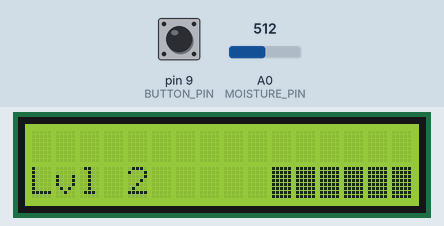
Bench run of a sketch on a simulated Arduino Uno, built with avr-gcc and run on an emulated ATmega328P. On the bench: 16×2 character LCD. The test bench sets the inputs (shaded band); at power-on: A0 (MOISTURE_PIN) = 512, pin 9 (BUTTON_PIN) HIGH. Storage starts empty; what the sketch prints to the serial monitor is not drawn.

Above: at 1.2 s.
1.3 s: A0 (MOISTURE_PIN) set to 660
At 2.13 s:
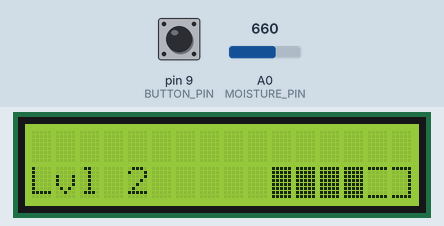
3.7 s: A0 (MOISTURE_PIN) set to 640
At 4.38 s:
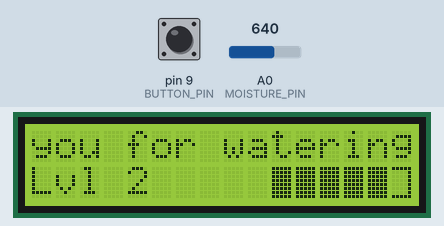
6.0 s: A0 (MOISTURE_PIN) set to 716
At 6.38 s:
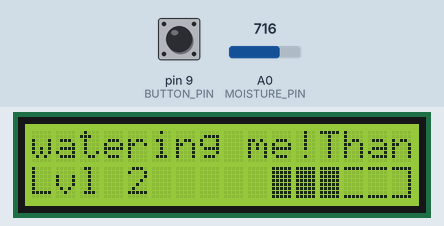
8.2 s: A0 (MOISTURE_PIN) set to 760
At 9.89 s:
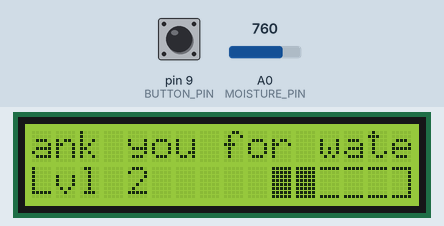
10.5 s: A0 (MOISTURE_PIN) set to 740
At 11.89 s:
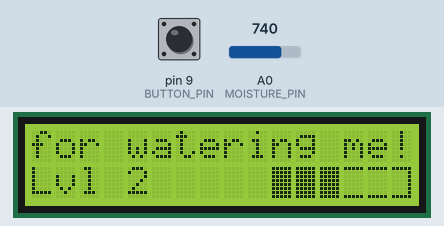
13.0 s: A0 (MOISTURE_PIN) set to 900
At 13.89 s:
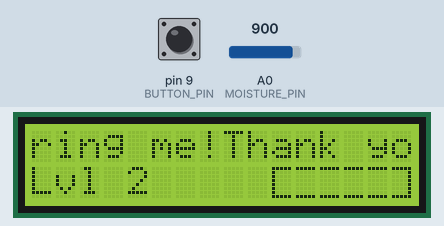

Measured:
- after the input at 1.3 s, the display: first differs from a run without the input after 0.72 s (image 1)
- after the input at 3.7 s, the display: first differs from a run without the input after 0.32 s (image 2 shows a later state)
- after the input at 6.0 s, the display: first changes at once (image 3 shows a later state)
- after the input at 8.2 s, the display: first differs from a run without the input after 0.82 s (image 4 shows a later state)
- after the input at 10.5 s, the display: first differs from a run without the input after 0.52 s (image 5 shows a later state)
- after the input at 13.0 s, the display: first changes at once (image 6 shows a later state)

The sketch:

Tamaplantchi.ino
```cpp
#include "Plant.h"
#include "LCD.h"
#include "MoistureSensor.h"
#include "Button.h"
#include "SDCard.h"

// Defining the pins
const uint8_t rs = 4, enable = 6, d0 = 10, d1 = 11, d2 = 12, d3 = 13;
#define MOISTURE_PIN A0
#define HAPPINESS_THRESHOLD 100
#define BUTTON_PIN 9
#define SDCARD_PIN 8

// Call constructors
Button button(BUTTON_PIN);
MoistureSensor moistureSensor(MOISTURE_PIN);
Plant plant(moistureSensor);
LCD lcd(rs, enable, d0, d1, d2, d3, button);
SDCard sdCard(SDCARD_PIN);

void setup() {
  lcd.begin(16, 2);  // set up the LCD's number of columns and rows:
  // Create the custom character at location 0
  pinMode(MOISTURE_PIN, INPUT);
  pinMode(BUTTON_PIN, INPUT_PULLUP);
  Serial.begin(9600);
  sdCard.begin();
  sdCard.writeFile("/test.txt", "Hello, world!");
}

void loop() {
  unsigned long currentTime = millis();
  if(button.checkPress(currentTime)){
    Serial.println("Button pressed");
  }
  lcd.updateDisplay(moistureSensor.getMoistureLevel(currentTime), plant.say(THANKS), plant.getLevel(), currentTime);
  // String content = sdCard.readFile("/test.txt"); // Read from file
  // Serial.println(content);
}
```

Button.cpp
```cpp
#include "Button.h"
Button::Button(int pin)
  : _pin(pin) {
    _state = false;
    _lastUpdate = 0;
    _currentTime = 0;
  }
void Button::press(){
  _state = !_state;
}
bool Button::isPressed(){
  return _state;
}
bool Button::checkPress(unsigned long currentTime){
  // Logic, with millis(), to check whether button is pressed.
  _currentTime = currentTime;
  if(_currentTime - _lastUpdate > 200 || _currentTime < _lastUpdate){
    _lastUpdate = _currentTime;
    if(digitalRead(_pin) == LOW){
      press();
      return true;
    }
  }
  return false;
}
```

Button.h
```cpp
#ifndef BUTTON_H
#define BUTTON_H

#include <Arduino.h>
class Button{
  public:
    Button(int pin);
    void press();
    bool isPressed();
    bool checkPress(unsigned long currentTime);
  private:
    int _pin;
    bool _state;
    unsigned long _lastUpdate;
    unsigned long _currentTime;
};

#endif // BUTTON_H
```

GestureInteraction.cpp
```cpp

```

Interaction.cpp
```cpp

```

MoistureSensor.cpp
```cpp
#include "MoistureSensor.h"

MoistureSensor::MoistureSensor(int sensorPin)
  : _sensorPin(sensorPin){
    _moisture = 0;
    _lastUpdate = 0;
    _currentTime = 0;
  }

int MoistureSensor::readMoisture(){
  return analogRead(_sensorPin);
}

int MoistureSensor::getMoistureLevel(unsigned long currentTime){
  _currentTime = currentTime;

  if(_currentTime - _lastUpdate > 1000 || _currentTime < _lastUpdate){
    _moisture = readMoisture();
    _lastUpdate = _currentTime;
    Serial.println(_moisture);
    if(_moisture > 850){
      _moisture = 0;
    } else if (_moisture > 800){
        _moisture = 1;
    } else if (_moisture > 750){
        _moisture = 2;
    } else if (_moisture > 700){
        _moisture = 3;
    } else if (_moisture > 650){
        _moisture = 4;
    } else if (_moisture > 600){
        _moisture = 5;
    } else {
        _moisture = 6;
    }
  }
  return _moisture;
}
```

MoistureSensor.h
```cpp
#ifndef MOISTURESENSOR_H
#define MOISTURESENSOR_H

#include <Arduino.h>
class MoistureSensor {
  private:
    int _sensorPin;
    int _moisture;
    unsigned long _lastUpdate;
    unsigned long _currentTime;
    int readMoisture();

  public:
    MoistureSensor(int pin);
    int getMoistureLevel(unsigned long currentTime);
};

#endif // MOISTURESENSOR_H
```

Plant.cpp
```cpp
#include "Plant.h"

const char* Plant::_messages[] = {
    "Hello!",
    "Goodbye!",
    "Thank you for watering me!",
    "I just leveled up to level %LEVEL%!"
    // Add more messages as needed
};

Plant::Plant(MoistureSensor& moistureSensor)
  : _moistureSensor(moistureSensor) {
  _level = 2;
  _happiness = 0;
  _lastInteraction = millis();
  _timeSinceWatering = 0;
}

void Plant::updateHappiness(){

}
void Plant::levelUp() {
  _level++;
}

void Plant::checkInteraction(int gesture) {

}

int Plant::getLevel() {
  return _level;
}

int Plant::getHappiness() {
  return _happiness;
}

String Plant::say(MessageType type) const {
  if (type >= 0 && type < NUM_MESSAGES) {
        String message = _messages[type];
        // If variables needs to be changed in the message, it is done here
        message.replace("%LEVEL%", String(_level));
        return message;
    } else {
        return "Message not found.";
    }
}

unsigned long Plant::getTimeSinceWatering() {
  return _timeSinceWatering;
}
void Plant::setTimeSinceWatering(unsigned long timeSinceWatering) {
  _timeSinceWatering = timeSinceWatering;
}
String Plant::getMessage() {
  return _message;
}
void Plant::setMessage(String message) {
  _message = message;
}
```

Plant.h
```cpp
#ifndef _PLANT_h
#define _PLANT_h
#include <Arduino.h>
#include "MoistureSensor.h"

enum MessageType {
  HELLO,
  GOODBYE,
  THANKS,
  LEVELUP,
  NUM_MESSAGES
};

class Plant {
public:
  Plant(MoistureSensor& moistureSensor);
  void updateHappiness();
  void levelUp();
  void checkInteraction(int gesture);
  int getLevel();
  int getHappiness();
  String getMessage();
  String say(MessageType type) const;
  unsigned long getTimeSinceWatering();
  void setTimeSinceWatering(unsigned long timeSinceWatering);
  void setMessage(String message);
  void updateLastWatering();
  int parseLastWatering();
  unsigned long getLastWatering();

private:
  MoistureSensor _moistureSensor;
  int _level;
  int _happiness;
  int _happinessThreshold;
  unsigned long _lastWatering;
  unsigned long _lastInteraction;
  unsigned long _timeSinceWatering;
  String _message;
  static const char* _messages[];
};

#endif
```

SDCard.cpp
```cpp
#include "SDCard.h"

SDCard::SDCard(int csPin) : _csPin(csPin) {}

void SDCard::begin() {
  if (!SD.begin(_csPin)) {
    Serial.println("Card initialization failed!");
    return;
  }
  Serial.println("SD Card Initialized");
}

void SDCard::writeFile(const char* path, const char* message) {
  File file = SD.open(path, FILE_WRITE);
  if (!file) {
    Serial.println("Failed to open file for writing");
    return;
  }
  if (file.print(message)) {
    Serial.println("File written");
  } else {
    Serial.println("Write failed");
  }
  file.close();
}

String SDCard::readFile(const char* path) {
  File file = SD.open(path);
  if (!file || file.isDirectory()) {
    Serial.println("Failed to open file for reading");
    return String();
  }
  String fileContent;
  while (file.available()) {
    fileContent += char(file.read());
  }
  file.close();
  return fileContent;
}
```

SDCard.h
```cpp
#ifndef SDCard_h
#define SDCard_h

#include <Arduino.h>
#include <SD.h>

class SDCard {
  public:
    SDCard(int csPin);
    void begin();
    void writeFile(const char* path, const char* message);
    String readFile(const char* path);
  private:
    int _csPin;
};

#endif
```

LCD.cpp
```cpp
#include "LCD.h"
#include "Button.h"
LCD::LCD(uint8_t rs, uint8_t enable, uint8_t d0, uint8_t d1, uint8_t d2, uint8_t d3, Button& button)
  : LiquidCrystal(rs, enable, d0, d1, d2, d3), _button(button) {
  createCustomCharacters();
//   Set the max length of the progress bar
  _maxProgress = 6;
  _lastUpdate = 0;
  // Scrolling variables
  _lastScrollTime = 0;
  _scrollPosition = _lcdColumns;
  _currentTime = millis();
}

void LCD::updateDisplay(int progress, String message, int level, unsigned long currentTime){
  _currentTime = currentTime;
  if(_currentTime - _lastUpdate > 1000 || _currentTime < _lastUpdate){
    _lastUpdate = _currentTime;
    // TODO, change this clear to only clear the button row
    clear();
    setProgressBar(progress);
    setLevel(level);
    if(message.length() <= 15){
      setMessage(message);
    }
  }
  if(message.length() > 15){
    setMessage(message);
  }
}

void LCD::createCustomCharacters() {
  createChar(0, box);
  createChar(1, verticalBorder);
  createChar(2, endBorder);
  createChar(3, startBorder);
}

void LCD::displayCustomCharacters() {
  //TODO Implement custom display logic here
}

void LCD::setProgressBar(int progress) {
  setCursor(10, 1);
  if (progress < 0 or progress > _maxProgress) {
    return;
  } else if (progress == 0) {
      write((byte)3);
      for (int i = 0; i < _maxProgress - 2; i++) {
        write((byte)1);
    }
    write((byte)2);
  } else if (progress == _maxProgress) {
      for (int i = 0; i < progress; i++) {
        write((byte)0);
      }
  } else {
      for (int i = 0; i < progress; i++) {
        write((byte)0);
      }
    for (int i = 0; i < _maxProgress - progress - 1; i++) {
      write((byte)1);
    }
    write((byte)2);
  }
}
void LCD::setLevel(int level){
  setCursor(0,1);
  print("Lvl");
  setCursor(4, 1);
  print(level);
  //TODO Add a arrow up or down to indicate if lvl is increasing or decreasing
}
void LCD::setMessage(String message){
  if(message.length() < _lcdColumns){
    setCursor(0,0);
    print(message);
  } else{
      if (_currentTime - _lastScrollTime >= _scrollSpeed) { // scroll every 200ms
        _lastScrollTime = _currentTime;

        for (int i = 0; i < _lcdColumns; i++) {
          int charIndex = (_scrollPosition + i) % message.length();
          setCursor(i, 0);
          print(message.charAt(charIndex));
        }
        _scrollPosition++;
        if (_scrollPosition >= message.length()) {
          _scrollPosition = 0;
        }
      }
    }
}

void LCD::setButton(Button button){
  _button = button;
}

byte box[8] = {
  B11111,
  B11111,
  B11111,
  B11111,
  B11111,
  B11111,
  B11111,
  B11111
};

byte verticalBorder[8] = {
  0b11111,
  0b00000,
  0b00000,
  0b00000,
  0b00000,
  0b00000,
  0b00000,
  0b11111
};

byte endBorder[8] = {
  0b11111,
  0b00001,
  0b00001,
  0b00001,
  0b00001,
  0b00001,
  0b00001,
  0b11111
};

byte startBorder[8] = {
  0b11111,
  0b10000,
  0b10000,
  0b10000,
  0b10000,
  0b10000,
  0b10000,
  0b11111
};
```

LCD.h
```cpp
#ifndef _LCD_h
#define _LCD_h

#include <Arduino.h>
#include <LiquidCrystal.h>
#include "Button.h"

class LCD : public LiquidCrystal {
public:
  LCD(uint8_t rs, uint8_t enable, uint8_t d0, uint8_t d1, uint8_t d2, uint8_t d3, Button& button);
  void displayCustomCharacters();
  void updateDisplay(int progress, String message, int level, unsigned long currentTime);
  void setButton(Button button);
  Button getButton();

private:
  void createCustomCharacters();
  void setProgressBar(int progress);
  void setLevel(int level);
  void setMessage(String message);
  int _maxProgress;
  unsigned long _currentTime;
  unsigned long _lastUpdate;
  unsigned long _lastScrollTime;
  int _scrollPosition;
  const int _lcdColumns = 16;
  const int _scrollSpeed = 250;
  Button _button;
};

extern byte box[8];
extern byte verticalBorder[8];
extern byte endBorder[8];
extern byte startBorder[8];

#endif
```
